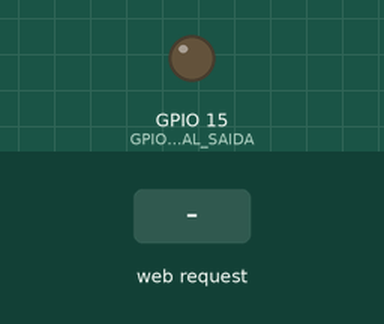
Simulated run of this sketch. Board: ESP32-S3. Parts: output pins drawn as LEDs (lit = HIGH). The inputs (shaded band) are chosen by the test bench. WiFi joins after 1.5 s; servers stay silent unless stated; what the sketch prints to the serial monitor is not drawn.

Above: at 2.7 s.
2.8 s: HTTP request GET /ligar received
At 3.3 s:
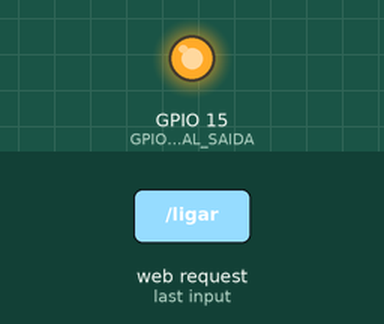
4.3 s: HTTP request GET /desligar received
At 5.6 s:
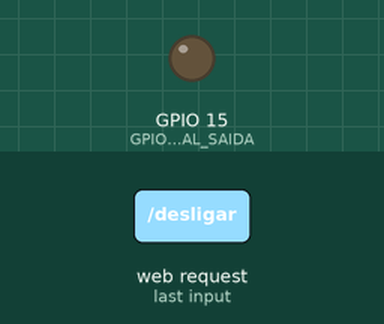
Timing chart, 0 to 7.3 s (numbered marks = the images above; inputs shaded):
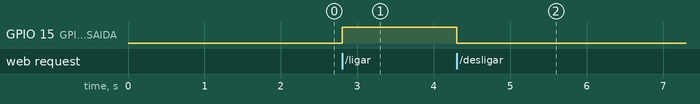

The sketch:

03_web_led.ino
```cpp
#include <WiFi.h>
#include <WebServer.h>
#include "arduino_secrets.h"

const int GPIO_LED_DIGITAL_SAIDA = 15;
WebServer servidor(80);
bool ledLigado = false;

void aplicarLed() { digitalWrite(GPIO_LED_DIGITAL_SAIDA, ledLigado ? HIGH : LOW); }

String pagina() {
  return String("<!doctype html><meta name='viewport' content='width=device-width'>") +
         "<h1>ESP32-S3</h1><p>LED: <b>" + (ledLigado ? "LIGADO" : "DESLIGADO") +
         "</b></p><p><a href='/ligar'><button>Ligar</button></a> "
         "<a href='/desligar'><button>Desligar</button></a></p>";
}

void setup() {
  Serial.begin(115200);
  pinMode(GPIO_LED_DIGITAL_SAIDA, OUTPUT);
  aplicarLed();
  WiFi.begin(SECRET_SSID, SECRET_PASS);
  while (WiFi.status() != WL_CONNECTED) { Serial.print('.'); delay(500); }
  servidor.on("/", []() { servidor.send(200, "text/html; charset=utf-8", pagina()); });
  servidor.on("/ligar", []() { ledLigado = true; aplicarLed(); servidor.sendHeader("Location", "/"); servidor.send(303); });
  servidor.on("/desligar", []() { ledLigado = false; aplicarLed(); servidor.sendHeader("Location", "/"); servidor.send(303); });
  servidor.onNotFound([]() { servidor.send(404, "text/plain", "Rota inexistente"); });
  servidor.begin();
  Serial.printf("Abra http://%s/\n", WiFi.localIP().toString().c_str());
}

void loop() { servidor.handleClient(); }
```

arduino_secrets.example.h
```cpp
#pragma once
#define SECRET_SSID "NOME_DA_REDE_2G4"
#define SECRET_PASS "SENHA_DA_REDE"
```

Measured:
- after the input at 2.8 s, GPIO 15 (GPIO_LED_DIGITAL_SAIDA): LOW → HIGH at once
- after the input at 4.3 s, GPIO 15 (GPIO_LED_DIGITAL_SAIDA): HIGH → LOW at once
